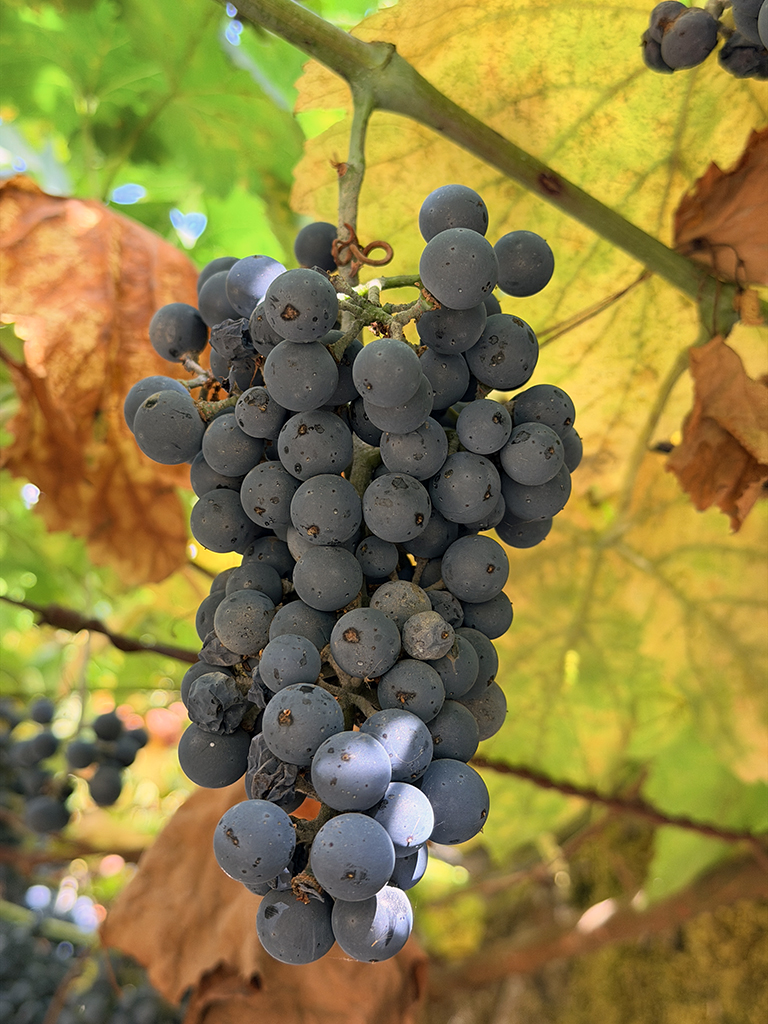
#> input picture content/img/imagen_1.jpg, 768 x 1024 px, found by its file name
$ jupyter execute Dia01_Ejercicios.ipynb
#> lines starting #> are read from the running program, lines starting #| are printed output that depends on the picture; after the words box and inside, x2 and y2 are one past the last pixel; in counts of white or black regions, pixels touching at a corner belong together
#> further down, img_bgr is the input picture: shape (1024, 768, 3); mean B, G, R 65.7, 126.8, 140.7
# Ejercicios

## Ejercicio 1

Crear una función que muestre una imagen en pantalla

```{admonition} Solución
:class: dropdown

```python
import matplotlib.pyplot as plt

def imshow(title, img):
    plt.figure()
    if img.ndim == 2:
        plt.imshow(img, cmap='gray')
    else:
        plt.imshow(img)
    plt.title(title)
    plt.axis('off')

```

## Ejercicio 2

Crear una función que transforme el espacio BGR<->RGB sin usar `cvtColor`

```{admonition} Solución
:class: dropdown

```python
import cv2
import numpy as np
import matplotlib.pyplot as plt

def bgr2rgb(brg_img: np.array) -> np.array:
   blue, green, red = cv2.split(brg_img)
   return cv2.merge([red,green,blue])

def rgb2bgr(brg_img: np.array) -> np.array:
   blue, green, red = cv2.split(brg_img)
   return cv2.merge([blue,green,red])

```

## Ejercicio 3

1. Crear una función que transforme el espacio RGB->HSV sin usar `cvtColor`
2. Mostrar cada uno de los canales HSV de una imagen cualquiera obtenidos por dicha función
3. Comprobar el error entre el método manual y el ofrecido por `cvtColor` para dicha imagen

```{admonition} Solución
:class: dropdown

**RGB → HSV**
- **V (Value)**: Es simplemente el máximo de R, G, B.
- **S (Saturation)**: Mide cuán "puro" es el color. Si todos los canales son iguales (gris), S = 0.
- **H (Hue)**: Representa el ángulo en el círculo cromático. Se calcula según qué canal es el máximo (R, G o B) y la diferencia relativa entre los otros dos.

```python
import cv2
import numpy as np
import matplotlib.pyplot as plt

######### FUNCIÓN DE CAMBIO ESPACIO COLOR ############
def rgb2hsv(imagen:np.array)->np.array:

    # Normalizar matriz entrada en [0,1] y dtype float32
    if imagen.dtype == np.uint8:
       rgb = imagen.astype(np.float32) / 255.0
    else:
       rgb = imagen.astype(np.float32)

    # Separación de canales
    r = rgb[:,:,0]
    g = rgb[:,:,1]
    b = rgb[:,:,2]

    # Calcular valor máximo maximo tres canales
    M = np.max(rgb, axis=2)

    # Calcular valor mínimo tres canales
    m = np.min(rgb, axis=2)

    # Calcular Delta
    delta = (M - m) + 1e-10 # sumamos cantidad infinitesimal para evitar divisiones por 0


    # Calcular Value (V)
    # V = M -> max(R,G,B)
    V = M

    # Iniciar matrices para H y S
    H = np.zeros_like(V)
    S = np.zeros_like(V)

    # Calcular saturación (S)
    # Para evitar divisiones por cero sumamos una cantidad infinitesimal
    S = np.where(M==0, 0, delta/(M + 1e-10))

    # Calcular matiz (H)
    # 1) definimos una máscara booleana para indicar color NO es gris (delta = 0)
    #    para ello imponemos la condición de que sea mayor que el valor infinitesimal
    #    sumado.
    mask = ( delta > 1e-10 )

    # 2) aplicamos las transfomadas para canal R, G, B
    # 2a) Canal R
    idx = ((M == r) & mask)
    H[idx] = ((g[idx]-b[idx])/delta[idx]) % 6
    # 2b) Canal G
    idx = ((M == g) & mask)
    H[idx] = ( (b[idx] - r[idx]) / delta[idx] ) + 2.0
    # 2c) Canal B
    idx = ((M == b) & mask)
    H[idx] = ( (r[idx] - g[idx]) / delta[idx] ) + 4.0

    # 3) Normalizamos (H) a [0,1] (dividir por 360)
    H = H * 60 / 360

    # Construimos imagen HSV como float32
    hsv = np.dstack([H,S,V]).astype(np.float32)

    return hsv

###### VISUALIZACIÓN DE CANALES #####

img_bgr = cv2.imread("../img/imagen_1.jpg",cv2.IMREAD_COLOR)
img_rgb = cv2.cvtColor(img_bgr, cv2.COLOR_BGR2RGB)
hsv_manual = rgb2hsv(img_rgb)

# Visualización de H, S, V (hsv_manual)
fig, axes = plt.subplots(1, 3, figsize=(16, 8))
axes[0].imshow((hsv_manual[...,0]*255).astype(np.uint8), cmap='gray')
axes[0].set_title('H - Matiz')
axes[0].axis('off')

axes[1].imshow((hsv_manual[...,1]*255).astype(np.uint8), cmap='gray')
axes[1].set_title('S - Saturación')
axes[1].axis('off')

axes[2].imshow((hsv_manual[...,2]*255).astype(np.uint8), cmap='gray')
axes[2].set_title('V - Luminosidad')
axes[2].axis('off')

plt.tight_layout()
plt.show()

###### CÁLCULO DEL ERROR ######

# OpenCV en uint8 -> convertimos a float [0,1] para comparar
hsv_cv = cv2.cvtColor(img_bgr, cv2.COLOR_BGR2HSV).astype(np.float32)
hsv_cv[...,0] = hsv_cv[...,0] / 179.0  # H
hsv_cv[...,1] = hsv_cv[...,1] / 255.0  # S
hsv_cv[...,2] = hsv_cv[...,2] / 255.0  # V

# Error promedio
mae = np.mean(np.abs(hsv_manual - hsv_cv))
print("Error medio absoluto (HSV manual vs OpenCV):", float(mae))
```

## Ejercicio 4

1. Crear lainversa a la del ejercicio 3, es decir que transforme el espacio HSV->RGB sin usar `cvtColor`
2. Mostrar cada uno de los canales RGB de una imagen cualquiera obtenidos con dicha función
3. Comprobar el error entre el método manual y el ofrecido por `cvtColor` para dicha imagen

```{admonition} Solución
:class: dropdown

En el modelo HSV:

- **H (Matiz)** es un ángulo en el círculo cromático: **0° a 360°**.
- Este círculo se divide naturalmente en **6 sectores de 60°** cada uno, porque hay **3 colores primarios (R, G, B)** y **3 secundarios (C, M, Y)**:

Sector | Rango H (°) | Color dominante
-------|-------------|------------------
0      |   0 – 60    | Rojo → Amarillo
1      |  60 – 120   | Verde ← Amarillo
2      | 120 – 180   | Verde → Cian
3      | 180 – 240   | Azul ← Cian
4      | 240 – 300   | Azul → Magenta
5      | 300 – 360   | Rojo ← Magenta

En cada sector, **uno de los canales RGB es máximo**, otro es **intermedio**, y el tercero es **mínimo (0)**.

```python
import cv2
import numpy as np
import matplotlib.pyplot as plt

######### FUNCIÓN DE CAMBIO ESPACIO COLOR ############
def hsv2rgb(imagen:np.array)->np.array:

    # Obtención de los canales HSV
    H, S, V = imagen[:,:,0], imagen[:,:,1], imagen[:,:,2]

    # Normalizar H a [0, 1)
    if H.max() > 1:
        H = H / 180.0  # OpenCV usa [0,180)

    # Normalizar S y V a [0,1] si están en [0,255]
    if S.max() > 1 or V.max() > 1:
        S = S / 255.0
        V = V / 255.0

    # Normalizar H a [0, 6) para facilitar cálculos (6 sectores de 60°)
    H = H * 6

    # Calcular componentes intermedios
    C = V * S          # cromática
    X = C * (1 - np.abs((H % 2) - 1))  # componente secundaria
    m = V - C          # componente de brillo base

    # Inicializar matriz RGB
    R = np.zeros_like(H, dtype=np.float32)
    G = np.zeros_like(H, dtype=np.float32)
    B = np.zeros_like(H, dtype=np.float32)

    # Definición de seis sectores
    s0 = (0 <= H) & (H < 1)
    s1 = (1 <= H) & (H < 2)
    s2 = (2 <= H) & (H < 3)
    s3 = (3 <= H) & (H < 4)
    s4 = (4 <= H) & (H < 5)
    s5 = (5 <= H) & (H < 6)

    # Creación de componentes RGB
    R[s0], G[s0], B[s0] = C[s0], X[s0], 0.0
    R[s1], G[s1], B[s1] = X[s1], C[s1], 0.0
    R[s2], G[s2], B[s2] = 0.0, C[s2], X[s2]
    R[s3], G[s3], B[s3] = 0.0, X[s3], C[s3]
    R[s4], G[s4], B[s4] = X[s4], 0.0, C[s4]
    R[s5], G[s5], B[s5] = C[s5], 0.0, X[s5]

    # Añadir el componente m (brillo base)
    R = R + m
    G = G + m
    B = B + m

    # Generar imagen (matriz) RGB
    rgb = np.stack([R, G, B], axis=-1)

    # Aseguramos que los valores estén entre 0-1
    rgb = np.clip(rgb, 0, 1)  # por seguridad

    #Transformar el dtype a uint8
    rgb = (np.round(rgb * 255)).astype(np.uint8)

    return rgb

###### VISUALIZACIÓN DE CANALES #####

img_bgr = cv2.imread("../img/imagen_1.jpg",cv2.IMREAD_COLOR)
img_hsv = cv2.cvtColor(img_bgr, cv2.COLOR_BGR2HSV)
rgb_manual = hsv2rgb(img_hsv)
#img_hsv = cv2.cvtColor(img_bgr, cv2.COLOR_BGR2RGB)

# Visualización de H, S, V (hsv_manual)
fig, axes = plt.subplots(1, 4, figsize=(16, 8))
axes[0].imshow(rgb_manual[...,0], cmap='gray')
axes[0].set_title('R - Rojo')
axes[0].axis('off')

axes[1].imshow(rgb_manual[...,1], cmap='gray')
axes[1].set_title('G - Verde')
axes[1].axis('off')

axes[2].imshow(rgb_manual[...,2], cmap='gray')
axes[2].set_title('B - Azul')
axes[2].axis('off')

axes[3].imshow(rgb_manual)
axes[3].set_title('RGB')
axes[3].axis('off')

plt.tight_layout()
plt.show()

###### CÁLCULO DEL ERROR ######
img_hsv = cv2.cvtColor(img_bgr, cv2.COLOR_BGR2HSV)
rgb_cv = cv2.cvtColor(img_hsv, cv2.COLOR_HSV2RGB)
rgb_manual = hsv2rgb(img_hsv)

# Cálculo del error
diff = rgb_manual.astype(np.float32) - rgb_cv.astype(np.float32)
abs_diff = np.abs(diff)

mae = np.mean(abs_diff)
max_error = np.max(abs_diff)
mse = np.mean(diff ** 2)

print(f"Error medio absoluto (MAE): {mae:.4f}")
print(f"Error máximo por píxel: {max_error:.2f}")
print(f"Error cuadrático medio (MSE): {mse:.4f}")

# ¿Son visualmente idénticas?
print(f"¿Todas las diferencias ≤ 1? {np.all(abs_diff <= 1)}")
```

[cell 1]
import cv2
import numpy as np
import matplotlib.pyplot as plt

######### FUNCIÓN DE CAMBIO ESPACIO COLOR ############
def hsv2rgb(imagen:np.array)->np.array:

    # Obtención de los canales HSV
    H, S, V = imagen[:,:,0], imagen[:,:,1], imagen[:,:,2]

    # Normalizar H a [0, 1)
    if H.max() > 1:
        H = H / 180.0  # OpenCV usa [0,180)

    # Normalizar S y V a [0,1] si están en [0,255]
    if S.max() > 1 or V.max() > 1:
        S = S / 255.0
        V = V / 255.0

    # Normalizar H a [0, 6) para facilitar cálculos (6 sectores de 60°)
    H = H * 6

    # Calcular componentes intermedios
    C = V * S          # cromática
    X = C * (1 - np.abs((H % 2) - 1))  # componente secundaria
    m = V - C          # componente de brillo base

    # Inicializar matriz RGB
    R = np.zeros_like(H, dtype=np.float32)
    G = np.zeros_like(H, dtype=np.float32)
    B = np.zeros_like(H, dtype=np.float32)

    # Definición de seis sectores
    s0 = (0 <= H) & (H < 1)
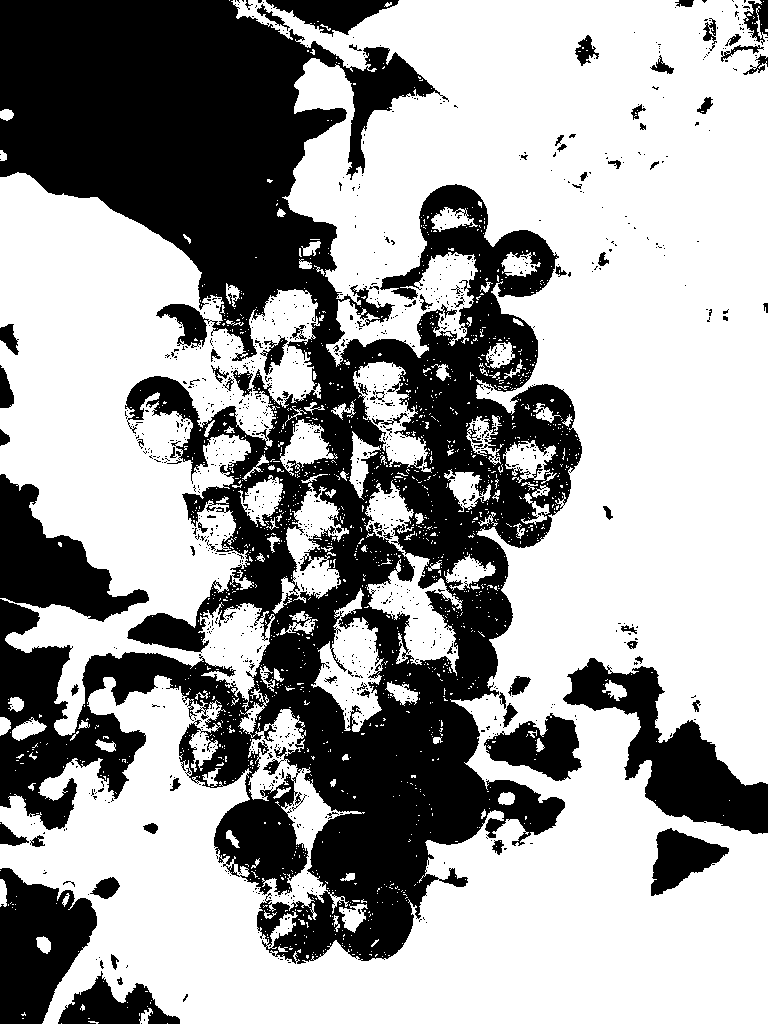
#> s0: shape (1024, 768) bool; 63.2% white; 1100 black regions (1010 under 20 px), largest, box (x1, y1, x2, y2) and area: (0, 0, 582, 964) 234324, (563, 658, 768, 834) 12784, (0, 868, 97, 1024) 9855
    s1 = (1 <= H) & (H < 2)
#> s1: shape (1024, 768) bool; 22.2% white; 2443 white regions (2249 under 20 px), largest, box (x1, y1, x2, y2) and area: (0, 0, 449, 276) 69001, (0, 599, 248, 830) 15072, (563, 658, 768, 834) 12784
    s2 = (2 <= H) & (H < 3)
#> s2: shape (1024, 768) bool; 4.2% white; 2297 white regions (2121 under 20 px), largest, box (x1, y1, x2, y2) and area: (0, 922, 77, 1024) 3847, (266, 269, 337, 329) 1100, (423, 227, 496, 266) 979
    s3 = (3 <= H) & (H < 4)
#> s3: shape (1024, 768) bool; 8.2% white; 1202 white regions (1109 under 20 px), largest, box (x1, y1, x2, y2) and area: (258, 635, 489, 892) 26164, (214, 778, 306, 875) 4331, (398, 400, 489, 578) 3463
    s4 = (4 <= H) & (H < 5)
#> s4: shape (1024, 768) bool; 1.4% white; 1721 white regions (1673 under 20 px), largest, box (x1, y1, x2, y2) and area: (334, 887, 409, 960) 1760, (311, 854, 377, 902) 1125, (214, 836, 290, 893) 599
    s5 = (5 <= H) & (H < 6)
#> s5: shape (1024, 768) bool; 0.71% white in thin lines or dots

    # Creación de componentes RGB
    R[s0], G[s0], B[s0] = C[s0], X[s0], 0.0
#> B: shape (1024, 768) float32; every value is 0
    R[s1], G[s1], B[s1] = X[s1], C[s1], 0.0
    R[s2], G[s2], B[s2] = 0.0, C[s2], X[s2]
#> G: shape (1024, 768) float32; min 0, max 0.831, mean 0.244
#> B: shape (1024, 768) float32; min 0, max 0.216, mean 0.000475
    R[s3], G[s3], B[s3] = 0.0, X[s3], C[s3]
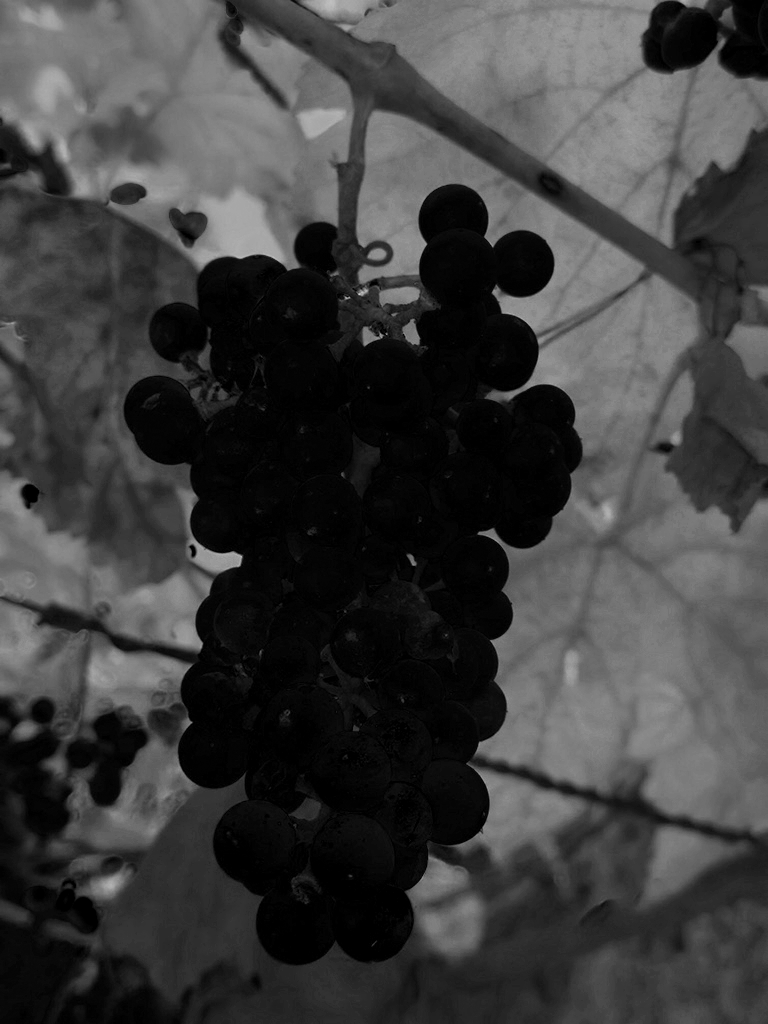
#> G: shape (1024, 768) float32; min 0, max 0.831, mean 0.246
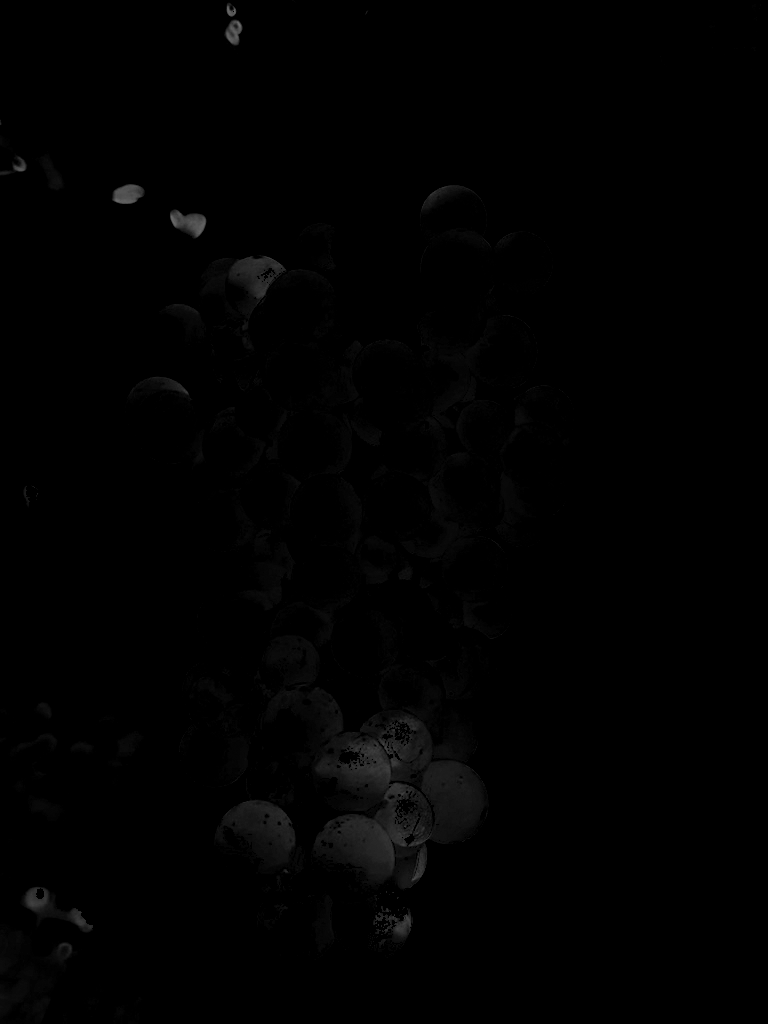
#> B: shape (1024, 768) float32; min 0, max 0.432, mean 0.00574
    R[s4], G[s4], B[s4] = X[s4], 0.0, C[s4]
#> R: shape (1024, 768) float32; min 0, max 0.824, mean 0.3
#> B: shape (1024, 768) float32; 1.39% of pixels changed, all inside (x1, y1, x2, y2) = (26, 0, 765, 963)
    R[s5], G[s5], B[s5] = C[s5], 0.0, X[s5]
#> R: shape (1024, 768) float32; min 0, max 0.824, mean 0.3
#> B: shape (1024, 768) float32; min 0, max 0.432, mean 0.00625

    # Añadir el componente m (brillo base)
    R = R + m
    G = G + m
    B = B + m

    # Generar imagen (matriz) RGB
    rgb = np.stack([R, G, B], axis=-1)
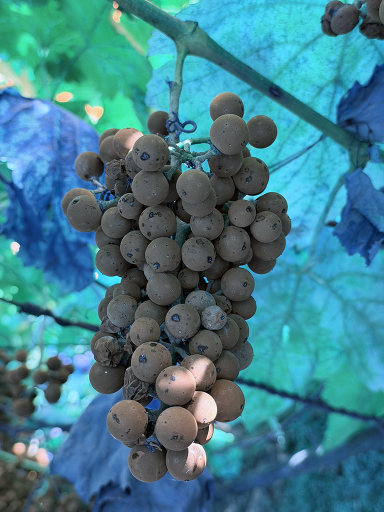
#> rgb: shape (1024, 768, 3) float64 (shown at 1/2 size); mean of channels 0, 1, 2 0.552, 0.497, 0.258; drawn as B, G, R

    # Aseguramos que los valores estén entre 0-1
    rgb = np.clip(rgb, 0, 1)  # por seguridad

    #Transformar el dtype a uint8
    rgb = (np.round(rgb * 255)).astype(np.uint8)

    return rgb

###### VISUALIZACIÓN DE CANALES #####

img_bgr = cv2.imread("../img/imagen_1.jpg",cv2.IMREAD_COLOR)
img_hsv = cv2.cvtColor(img_bgr, cv2.COLOR_BGR2HSV)
rgb_manual = hsv2rgb(img_hsv)
#img_hsv = cv2.cvtColor(img_bgr, cv2.COLOR_BGR2RGB)

# Visualización de H, S, V (hsv_manual)
fig, axes = plt.subplots(1, 4, figsize=(16, 8))
axes[0].imshow(rgb_manual[...,0], cmap='gray')
axes[0].set_title('R - Rojo')
axes[0].axis('off')

axes[1].imshow(rgb_manual[...,1], cmap='gray')
axes[1].set_title('G - Verde')
axes[1].axis('off')

axes[2].imshow(rgb_manual[...,2], cmap='gray')
axes[2].set_title('B - Azul')
axes[2].axis('off')

axes[3].imshow(rgb_manual)
axes[3].set_title('RGB')
axes[3].axis('off')

plt.tight_layout()
plt.show()
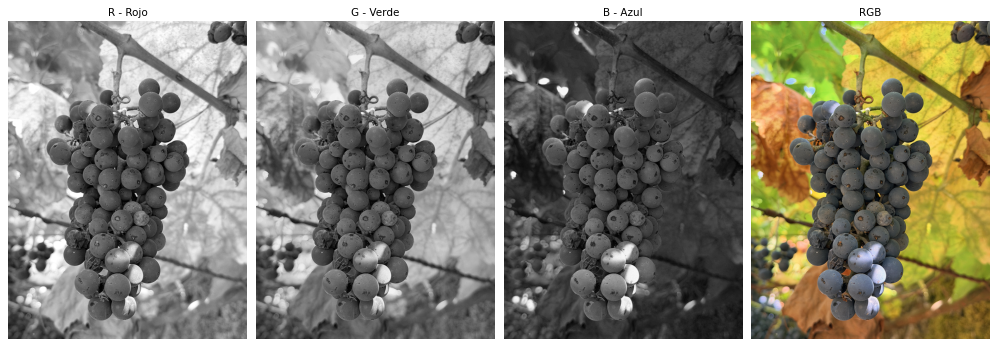
#> figure drawn by matplotlib, 4 panels

###### CÁLCULO DEL ERROR ######
img_hsv = cv2.cvtColor(img_bgr, cv2.COLOR_BGR2HSV)
rgb_cv = cv2.cvtColor(img_hsv, cv2.COLOR_HSV2RGB)
rgb_manual = hsv2rgb(img_hsv)

# Cálculo del error
diff = rgb_manual.astype(np.float32) - rgb_cv.astype(np.float32)
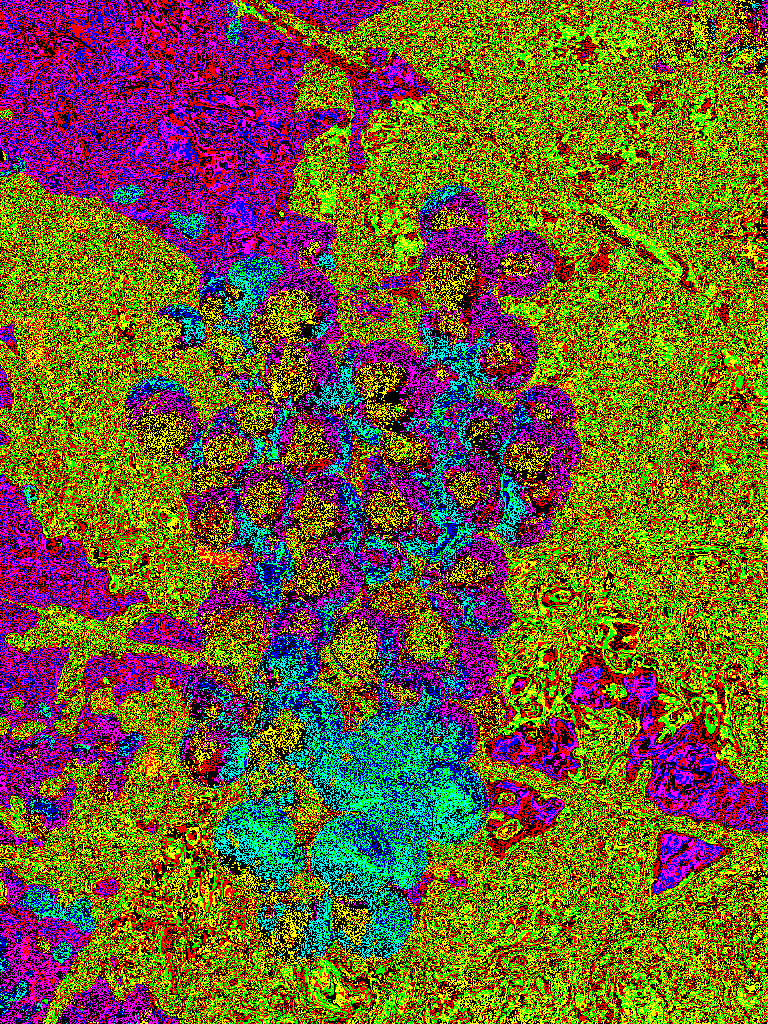
#> diff: shape (1024, 768, 3) float32; mean of channels 0, 1, 2 0.16, 0.357, 0.443; drawn as B, G, R
abs_diff = np.abs(diff)

mae = np.mean(abs_diff)
#> mae = 0.32
max_error = np.max(abs_diff)
#> max_error = 1
mse = np.mean(diff ** 2)
#> mse = 0.32

print(f"Error medio absoluto (MAE): {mae:.4f}")
#| Error medio absoluto (MAE): 0.3199
print(f"Error máximo por píxel: {max_error:.2f}")
#| Error máximo por píxel: 1.00
print(f"Error cuadrático medio (MSE): {mse:.4f}")
#| Error cuadrático medio (MSE): 0.3199

# ¿Son visualmente idénticas?
print(f"¿Todas las diferencias ≤ 1? {np.all(abs_diff <= 1)}")
#| ¿Todas las diferencias ≤ 1? True
